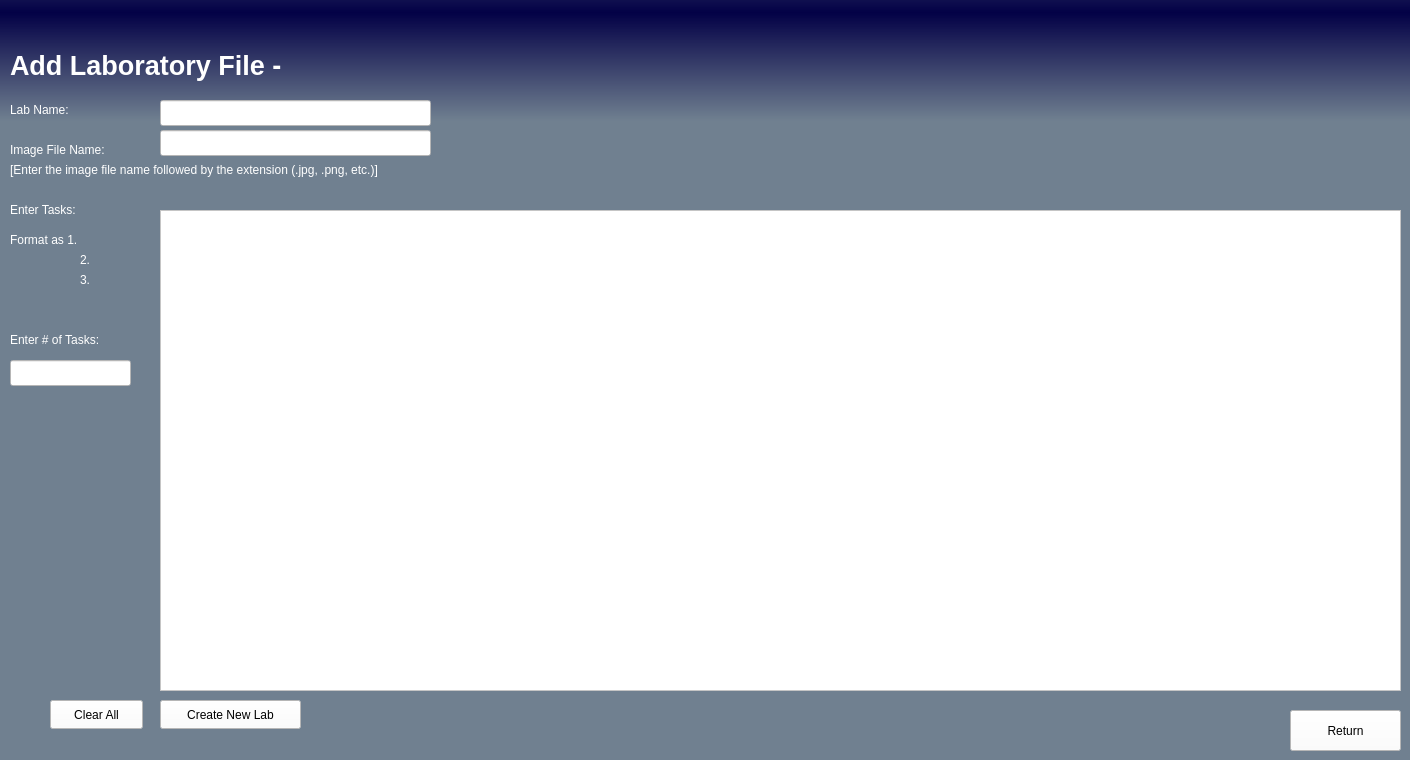
    <widget class="QWidget" name="AddLabPg">
     <property name="styleSheet">
      <string notr="true">background-color: qlineargradient(spread:reflect, x1:1, y1:0.0170455, x2:1, y2:1, stop:0 rgba(3, 1, 70, 255), stop:0.144231 rgba(112, 128, 144, 255));</string>
     </property>
     <widget class="QPushButton" name="ReturnH_LPg">
      <property name="geometry">
       <rect>
        <x>1290</x>
        <y>710</y>
        <width>111</width>
        <height>41</height>
       </rect>
      </property>
      <property name="toolTip">
       <string>&lt;html&gt;&lt;head/&gt;&lt;body&gt;&lt;p&gt;&lt;span style=&quot; font-weight:400;&quot;&gt;This button will return to the &amp;quot;Home&amp;quot; tab.&lt;/span&gt;&lt;/p&gt;&lt;/body&gt;&lt;/html&gt;</string>
      </property>
      <property name="styleSheet">
       <string notr="true">background-color: rgb(255, 255, 255);
font-color: rbg(3,1,70);</string>
      </property>
      <property name="text">
       <string>Return</string>
      </property>
     </widget>
     <widget class="QLineEdit" name="eName">
      <property name="geometry">
       <rect>
        <x>160</x>
        <y>100</y>
        <width>271</width>
        <height>26</height>
       </rect>
      </property>
      <property name="styleSheet">
       <string notr="true">background-color: rgb(255, 255, 255);</string>
      </property>
     </widget>
     <widget class="QLabel" name="PageLabel">
      <property name="geometry">
       <rect>
        <x>10</x>
        <y>40</y>
        <width>361</width>
        <height>51</height>
       </rect>
      </property>
      <property name="font">
       <font>
        <pointsize>20</pointsize>
        <bold>true</bold>
       </font>
      </property>
      <property name="styleSheet">
       <string notr="true">background: none;
</string>
      </property>
      <property name="text">
       <string>&lt;html&gt;&lt;head/&gt;&lt;body&gt;&lt;p&gt;&lt;span style=&quot; color:#ffffff;&quot;&gt;Add Laboratory File - &lt;/span&gt;&lt;/p&gt;&lt;/body&gt;&lt;/html&gt;</string>
      </property>
     </widget>
     <widget class="QLabel" name="lName">
      <property name="geometry">
       <rect>
        <x>10</x>
        <y>100</y>
        <width>91</width>
        <height>21</height>
       </rect>
      </property>
      <property name="styleSheet">
       <string notr="true">background: none;
</string>
      </property>
      <property name="text">
       <string>&lt;html&gt;&lt;head/&gt;&lt;body&gt;&lt;p&gt;&lt;span style=&quot; color:#ffffff;&quot;&gt;Lab Name: &lt;/span&gt;&lt;/p&gt;&lt;/body&gt;&lt;/html&gt;</string>
      </property>
     </widget>
     <widget class="QLabel" name="lPic">
      <property name="geometry">
       <rect>
        <x>10</x>
        <y>140</y>
        <width>120</width>
        <height>20</height>
       </rect>
      </property>
      <property name="styleSheet">
       <string notr="true">background: none;
</string>
      </property>
      <property name="text">
       <string>&lt;html&gt;&lt;head/&gt;&lt;body&gt;&lt;p&gt;&lt;span style=&quot; color:#ffffff;&quot;&gt;Image File Name: &lt;/span&gt;&lt;/p&gt;&lt;/body&gt;&lt;/html&gt;</string>
      </property>
     </widget>
     <widget class="QLabel" name="lPic_2">
      <property name="geometry">
       <rect>
        <x>10</x>
        <y>160</y>
        <width>461</width>
        <height>20</height>
       </rect>
      </property>
      <property name="layoutDirection">
       <enum>Qt::LayoutDirection::LeftToRight</enum>
      </property>
      <property name="autoFillBackground">
       <bool>false</bool>
      </property>
      <property name="styleSheet">
       <string notr="true">background: none;
</string>
      </property>
      <property name="text">
       <string>&lt;html&gt;&lt;head/&gt;&lt;body&gt;&lt;p&gt;&lt;span style=&quot; color:#ffffff;&quot;&gt;[Enter the image file name followed by the extension (.jpg, .png, etc.)]&lt;/span&gt;&lt;/p&gt;&lt;/body&gt;&lt;/html&gt;</string>
      </property>
     </widget>
     <widget class="QLineEdit" name="ePic">
      <property name="geometry">
       <rect>
        <x>160</x>
        <y>130</y>
        <width>271</width>
        <height>26</height>
       </rect>
      </property>
      <property name="styleSheet">
       <string notr="true">background-color: rgb(255, 255, 255);</string>
      </property>
     </widget>
     <widget class="QLabel" name="lTasks">
      <property name="geometry">
       <rect>
        <x>10</x>
        <y>200</y>
        <width>91</width>
        <height>21</height>
       </rect>
      </property>
      <property name="styleSheet">
       <string notr="true">background: none;
</string>
      </property>
      <property name="text">
       <string>&lt;html&gt;&lt;head/&gt;&lt;body&gt;&lt;p&gt;&lt;span style=&quot; color:#ffffff;&quot;&gt;Enter Tasks: &lt;/span&gt;&lt;/p&gt;&lt;/body&gt;&lt;/html&gt;</string>
      </property>
     </widget>
     <widget class="QTextEdit" name="eTasks">
      <property name="geometry">
       <rect>
        <x>160</x>
        <y>210</y>
        <width>1241</width>
        <height>481</height>
       </rect>
      </property>
      <property name="styleSheet">
       <string notr="true">background-color: rgb(255, 255, 255);</string>
      </property>
     </widget>
     <widget class="QLabel" name="lTasks_2">
      <property name="geometry">
       <rect>
        <x>10</x>
        <y>230</y>
        <width>91</width>
        <height>21</height>
       </rect>
      </property>
      <property name="styleSheet">
       <string notr="true">background: none;
</string>
      </property>
      <property name="text">
       <string>&lt;html&gt;&lt;head/&gt;&lt;body&gt;&lt;p&gt;&lt;span style=&quot; color:#ffffff;&quot;&gt;Format as 1. &lt;/span&gt;&lt;/p&gt;&lt;/body&gt;&lt;/html&gt;</string>
      </property>
     </widget>
     <widget class="QLabel" name="lTasks_3">
      <property name="geometry">
       <rect>
        <x>80</x>
        <y>250</y>
        <width>21</width>
        <height>21</height>
       </rect>
      </property>
      <property name="styleSheet">
       <string notr="true">background: none;
</string>
      </property>
      <property name="text">
       <string>&lt;html&gt;&lt;head/&gt;&lt;body&gt;&lt;p&gt;&lt;span style=&quot; color:#ffffff;&quot;&gt;2. &lt;/span&gt;&lt;/p&gt;&lt;/body&gt;&lt;/html&gt;</string>
      </property>
     </widget>
     <widget class="QLabel" name="lTasks_4">
      <property name="geometry">
       <rect>
        <x>80</x>
        <y>270</y>
        <width>21</width>
        <height>21</height>
       </rect>
      </property>
      <property name="styleSheet">
       <string notr="true">background: none;
</string>
      </property>
      <property name="text">
       <string>&lt;html&gt;&lt;head/&gt;&lt;body&gt;&lt;p&gt;&lt;span style=&quot; color:#ffffff;&quot;&gt;3.&lt;/span&gt;&lt;/p&gt;&lt;/body&gt;&lt;/html&gt;</string>
      </property>
     </widget>
     <widget class="QPushButton" name="ClearAll">
      <property name="geometry">
       <rect>
        <x>50</x>
        <y>700</y>
        <width>93</width>
        <height>29</height>
       </rect>
      </property>
      <property name="toolTip">
       <string>&lt;html&gt;&lt;head/&gt;&lt;body&gt;&lt;p&gt;&lt;span style=&quot; font-weight:400;&quot;&gt;This button will clear all values currently entered into the text fields without saving. &lt;/span&gt;&lt;/p&gt;&lt;/body&gt;&lt;/html&gt;</string>
      </property>
      <property name="styleSheet">
       <string notr="true">background-color: rgb(255, 255, 255);
font-color: rbg(3,1,70);</string>
      </property>
      <property name="text">
       <string>Clear All</string>
      </property>
     </widget>
     <widget class="QPushButton" name="CreateLab">
      <property name="geometry">
       <rect>
        <x>160</x>
        <y>700</y>
        <width>141</width>
        <height>29</height>
       </rect>
      </property>
      <property name="toolTip">
       <string>&lt;html&gt;&lt;head/&gt;&lt;body&gt;&lt;p&gt;&lt;span style=&quot; font-weight:400;&quot;&gt;This button will save the currently entered values to a file, thus making the information available to view in the &amp;quot;Lab View&amp;quot; tab.&lt;/span&gt;&lt;/p&gt;&lt;/body&gt;&lt;/html&gt;</string>
      </property>
      <property name="styleSheet">
       <string notr="true">background-color: rgb(255, 255, 255);
font-color: rbg(3,1,70);</string>
      </property>
      <property name="text">
       <string>Create New Lab</string>
      </property>
     </widget>
     <widget class="QLabel" name="lTaskNum">
      <property name="geometry">
       <rect>
        <x>10</x>
        <y>330</y>
        <width>131</width>
        <height>21</height>
       </rect>
      </property>
      <property name="styleSheet">
       <string notr="true">background: none;
</string>
      </property>
      <property name="text">
       <string>&lt;html&gt;&lt;head/&gt;&lt;body&gt;&lt;p&gt;&lt;span style=&quot; color:#ffffff;&quot;&gt;Enter # of Tasks:&lt;/span&gt;&lt;/p&gt;&lt;/body&gt;&lt;/html&gt;</string>
      </property>
     </widget>
     <widget class="QLineEdit" name="eTaskNum">
      <property name="geometry">
       <rect>
        <x>10</x>
        <y>360</y>
        <width>121</width>
        <height>26</height>
       </rect>
      </property>
      <property name="styleSheet">
       <string notr="true">background-color: rgb(255, 255, 255);</string>
      </property>
     </widget>
    </widget>
